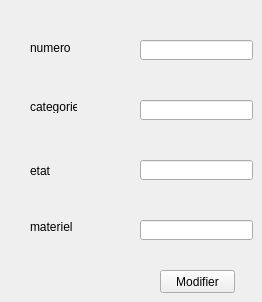
       <widget class="QWidget" name="tab_87">
        <attribute name="title">
         <string>modifier rayon</string>
        </attribute>
        <widget class="QLabel" name="label_120">
         <property name="geometry">
          <rect>
           <x>30</x>
           <y>100</y>
           <width>47</width>
           <height>13</height>
          </rect>
         </property>
         <property name="text">
          <string>categorie</string>
         </property>
        </widget>
        <widget class="QPushButton" name="pb_modifier_5">
         <property name="geometry">
          <rect>
           <x>160</x>
           <y>270</y>
           <width>75</width>
           <height>23</height>
          </rect>
         </property>
         <property name="text">
          <string>Modifier</string>
         </property>
        </widget>
        <widget class="QLineEdit" name="lineEdit_idmod_3">
         <property name="geometry">
          <rect>
           <x>140</x>
           <y>40</y>
           <width>113</width>
           <height>20</height>
          </rect>
         </property>
        </widget>
        <widget class="QLineEdit" name="lineEdit_etatmod">
         <property name="geometry">
          <rect>
           <x>140</x>
           <y>160</y>
           <width>113</width>
           <height>20</height>
          </rect>
         </property>
        </widget>
        <widget class="QLineEdit" name="lineEdit_materielsmod">
         <property name="geometry">
          <rect>
           <x>140</x>
           <y>220</y>
           <width>113</width>
           <height>20</height>
          </rect>
         </property>
        </widget>
        <widget class="QLabel" name="label_121">
         <property name="geometry">
          <rect>
           <x>30</x>
           <y>40</y>
           <width>61</width>
           <height>16</height>
          </rect>
         </property>
         <property name="text">
          <string>numero</string>
         </property>
        </widget>
        <widget class="QLabel" name="label_122">
         <property name="geometry">
          <rect>
           <x>30</x>
           <y>160</y>
           <width>47</width>
           <height>21</height>
          </rect>
         </property>
         <property name="text">
          <string>etat</string>
         </property>
        </widget>
        <widget class="QLabel" name="label_123">
         <property name="geometry">
          <rect>
           <x>30</x>
           <y>220</y>
           <width>47</width>
           <height>13</height>
          </rect>
         </property>
         <property name="text">
          <string>materiel</string>
         </property>
        </widget>
        <widget class="QLineEdit" name="lineEdit_typemod_3">
         <property name="geometry">
          <rect>
           <x>140</x>
           <y>100</y>
           <width>113</width>
           <height>20</height>
          </rect>
         </property>
        </widget>
       </widget>
